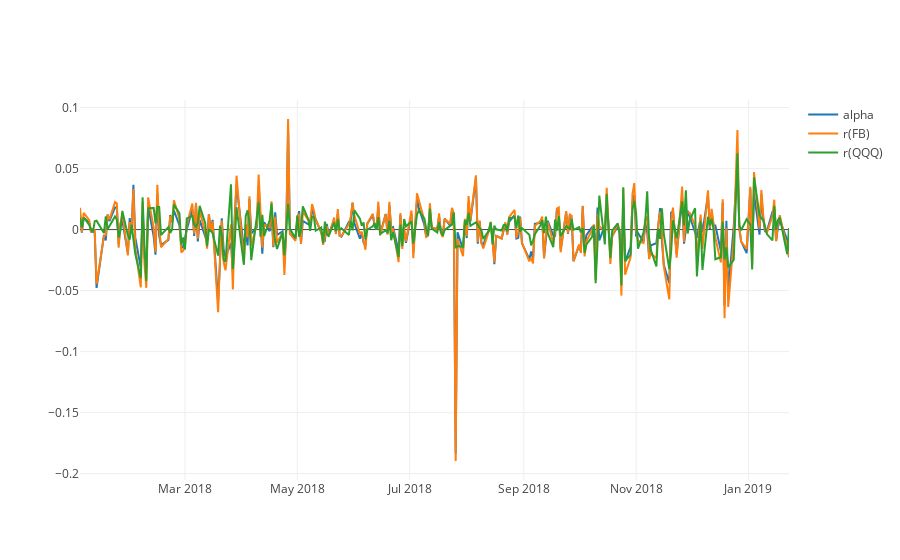

The notebook cell this image was saved under:
### Code cell
plotly_data = [go.Scatter(x = plot_df.index, y = plot_df['alpha'], name = 'alpha'), 
               go.Scatter(x = plot_df.index, y = plot_df['r(FB)'], name = 'r(FB)'),
               go.Scatter(x = plot_df.index, y = plot_df['r(QQQ)'],name = 'r(QQQ)')
              ]
iplot(plotly_data)

### Figure 1 — Plotly figure (JSON) as saved in the notebook; plotly's stock layout.template omitted (floating-point values rounded to 4 significant figures; data arrays with more than 128 entries replaced by an {"elided": "..."} marker saying what was removed)
{"data": [{"name": "alpha", "type": "scatter", "uid": "91aac3a7-1e01-4329-a149-f15e08c0d566", "x": {"elided": "265 str values"}, "y": {"elided": "265 float values"}}, {"name": "r(FB)", "type": "scatter", "uid": "da97750e-ae17-4d61-9ed9-56f12fe2a3fb", "x": {"elided": "265 str values"}, "y": {"elided": "265 float values"}}, {"name": "r(QQQ)", "type": "scatter", "uid": "898abbd6-d7d7-42a9-ba62-5f868cdf480a", "x": {"elided": "265 str values"}, "y": {"elided": "265 float values"}}], "layout": {}}
